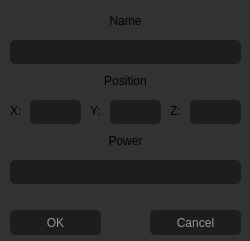
<?xml version="1.0" encoding="UTF-8"?>
<ui version="4.0">
 <class>AddLightWindow</class>
 <widget class="QDialog" name="AddLightWindow">
  <property name="geometry">
   <rect>
    <x>0</x>
    <y>0</y>
    <width>250</width>
    <height>241</height>
   </rect>
  </property>
  <property name="windowTitle">
   <string>Dialog</string>
  </property>
  <property name="styleSheet">
   <string notr="true">QDialog {
	background: rgba(50, 50, 50, 255);
}</string>
  </property>
  <widget class="QLabel" name="label_1">
   <property name="geometry">
    <rect>
     <x>10</x>
     <y>70</y>
     <width>231</width>
     <height>21</height>
    </rect>
   </property>
   <property name="styleSheet">
    <string notr="true">Qlabel{
    color: rgba(200, 200, 200, 180);
}</string>
   </property>
   <property name="text">
    <string>Position</string>
   </property>
   <property name="alignment">
    <set>Qt::AlignCenter</set>
   </property>
  </widget>
  <widget class="QLabel" name="label_2">
   <property name="geometry">
    <rect>
     <x>10</x>
     <y>100</y>
     <width>16</width>
     <height>21</height>
    </rect>
   </property>
   <property name="styleSheet">
    <string notr="true">Qlabel{
    color: rgba(200, 200, 200, 180);
}</string>
   </property>
   <property name="text">
    <string>X:</string>
   </property>
  </widget>
  <widget class="QLineEdit" name="le_x">
   <property name="geometry">
    <rect>
     <x>30</x>
     <y>100</y>
     <width>51</width>
     <height>24</height>
    </rect>
   </property>
   <property name="styleSheet">
    <string notr="true">QLineEdit {
    background: rgba(20, 20, 20, 180);
	color: rgba(200, 200, 200, 255);
	border-style: inset;
    border-radius: 5px;
}</string>
   </property>
  </widget>
  <widget class="QLabel" name="label_4">
   <property name="geometry">
    <rect>
     <x>90</x>
     <y>100</y>
     <width>16</width>
     <height>21</height>
    </rect>
   </property>
   <property name="styleSheet">
    <string notr="true">Qlabel{
    color: rgba(200, 200, 200, 180);
}</string>
   </property>
   <property name="text">
    <string>Y:</string>
   </property>
  </widget>
  <widget class="QLineEdit" name="le_y">
   <property name="geometry">
    <rect>
     <x>110</x>
     <y>100</y>
     <width>51</width>
     <height>24</height>
    </rect>
   </property>
   <property name="styleSheet">
    <string notr="true">QLineEdit {
    background: rgba(20, 20, 20, 180);
	color: rgba(200, 200, 200, 255);
	border-style: inset;
    border-radius: 5px;
}</string>
   </property>
  </widget>
  <widget class="QLabel" name="label_5">
   <property name="geometry">
    <rect>
     <x>170</x>
     <y>100</y>
     <width>16</width>
     <height>21</height>
    </rect>
   </property>
   <property name="styleSheet">
    <string notr="true">Qlabel{
    color: rgba(200, 200, 200, 180);
}</string>
   </property>
   <property name="text">
    <string>Z:</string>
   </property>
  </widget>
  <widget class="QLineEdit" name="le_z">
   <property name="geometry">
    <rect>
     <x>190</x>
     <y>100</y>
     <width>51</width>
     <height>24</height>
    </rect>
   </property>
   <property name="styleSheet">
    <string notr="true">QLineEdit {
    background: rgba(20, 20, 20, 180);
	color: rgba(200, 200, 200, 255);
	border-style: inset;
    border-radius: 5px;
}</string>
   </property>
  </widget>
  <widget class="QLabel" name="label_3">
   <property name="geometry">
    <rect>
     <x>10</x>
     <y>130</y>
     <width>231</width>
     <height>21</height>
    </rect>
   </property>
   <property name="styleSheet">
    <string notr="true">Qlabel{
    color: rgba(200, 200, 200, 180);
}</string>
   </property>
   <property name="text">
    <string>Power</string>
   </property>
   <property name="alignment">
    <set>Qt::AlignCenter</set>
   </property>
  </widget>
  <widget class="QLineEdit" name="le_power">
   <property name="geometry">
    <rect>
     <x>10</x>
     <y>160</y>
     <width>231</width>
     <height>24</height>
    </rect>
   </property>
   <property name="styleSheet">
    <string notr="true">QLineEdit {
    background: rgba(20, 20, 20, 180);
	color: rgba(200, 200, 200, 255);
	border-style: inset;
    border-radius: 5px;
}</string>
   </property>
  </widget>
  <widget class="QPushButton" name="pushButton_ok">
   <property name="geometry">
    <rect>
     <x>10</x>
     <y>210</y>
     <width>91</width>
     <height>25</height>
    </rect>
   </property>
   <property name="styleSheet">
    <string notr="true">QPushButton {
    color: rgba(200, 200, 200, 180);
    border-radius: 5px;
    background: rgba(20, 20, 20, 180);
    }

QPushButton:hover {
    background: rgba(10, 10, 10, 180);
    }

QPushButton:pressed {
    border-style: inset;
    background: rgba(0, 0, 0, 180);
    }</string>
   </property>
   <property name="text">
    <string>OK</string>
   </property>
  </widget>
  <widget class="QPushButton" name="pushButton_cancel">
   <property name="geometry">
    <rect>
     <x>150</x>
     <y>210</y>
     <width>91</width>
     <height>25</height>
    </rect>
   </property>
   <property name="styleSheet">
    <string notr="true">QPushButton {
    color: rgba(200, 200, 200, 180);
    border-radius: 5px;
    background: rgba(20, 20, 20, 180);
    }

QPushButton:hover {
    background: rgba(10, 10, 10, 180);
    }

QPushButton:pressed {
    border-style: inset;
    background: rgba(0, 0, 0, 180);
    }</string>
   </property>
   <property name="text">
    <string>Cancel</string>
   </property>
  </widget>
  <widget class="QLineEdit" name="le_name">
   <property name="geometry">
    <rect>
     <x>10</x>
     <y>40</y>
     <width>231</width>
     <height>24</height>
    </rect>
   </property>
   <property name="styleSheet">
    <string notr="true">QLineEdit {
    background: rgba(20, 20, 20, 180);
	color: rgba(200, 200, 200, 255);
	border-style: inset;
    border-radius: 5px;
}</string>
   </property>
   <property name="text">
    <string/>
   </property>
  </widget>
  <widget class="QLabel" name="label_6">
   <property name="geometry">
    <rect>
     <x>10</x>
     <y>10</y>
     <width>231</width>
     <height>21</height>
    </rect>
   </property>
   <property name="styleSheet">
    <string notr="true">Qlabel{
    color: rgba(200, 200, 200, 180);
}</string>
   </property>
   <property name="text">
    <string>Name</string>
   </property>
   <property name="alignment">
    <set>Qt::AlignCenter</set>
   </property>
  </widget>
 </widget>
 <resources/>
 <connections/>
</ui>
